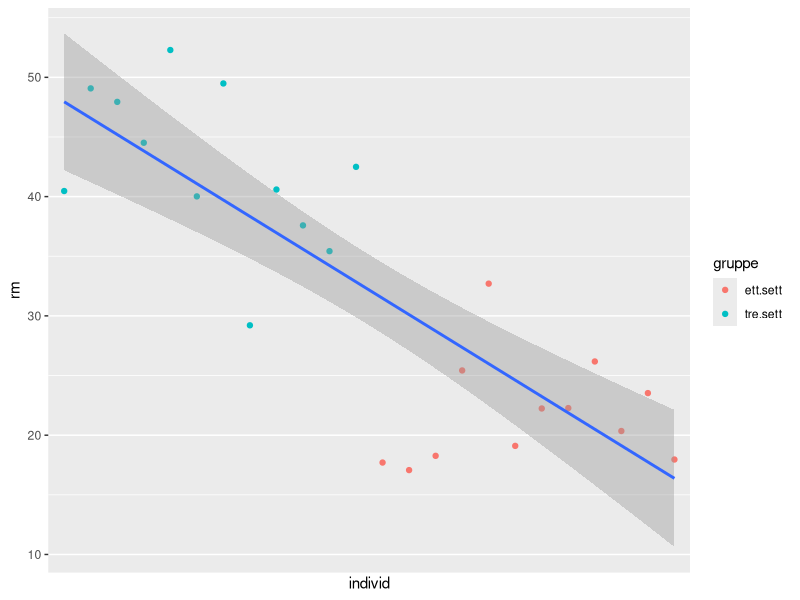

Reproduce this figure in R.
## ---- chunk 1
library(tidyverse)

## ---- chunk 2
set.seed(2002) #viktig å ha med denne for å få nøyaktig samme datasett
tre.sett <- rnorm(n = 12, mean = 41, sd = 5) #12 individer
ett.sett <-rnorm(n = 12, mean = 21, sd = 5) #12 individer

#lager en tibble fra tidyverse-pakken. Må ha lastet inn tidyverse library(tidyverse) i scriptfilen
dat <- tibble(individ = seq(1:24),
              gruppe = rep(c("tre.sett ", "ett.sett"), c(length(tre.sett), length(ett.sett))),
              rm = c(tre.sett , ett.sett))


#lager et nytt objekt som heter dummykodet.dat
dat <- dat %>%
  # her lager jeg en ny kolonne som heter dummykoder. If gruppe == 'ett.sett', gi verdien 0, else gi de 1.
  mutate(dummykodet = if_else(gruppe == "ett.sett", 0, 1)
  )


dat <- dat %>%
  # her lager jeg en ny kolonne som heter dummykoder. If gruppe == 'ett.sett', gi verdien 0, else gi de 1.
  mutate(kontrast = if_else(gruppe == "ett.sett", -0.5, 0.5)
  )

dat <- dat %>%
  mutate(dummykodet = as.factor(dummykodet),
         kontrast = as.factor(kontrast))

## ---- chunk 3
lm(rm ~ dummykodet, dat)
## ---- chunk 4
library(tidyverse)



ggplot(dat, aes(y=rm, x=individ)) + 
  geom_point(aes(colour=gruppe)) +
  geom_smooth(method="lm", formula=y~x) +
  
  scale_x_discrete()
  
